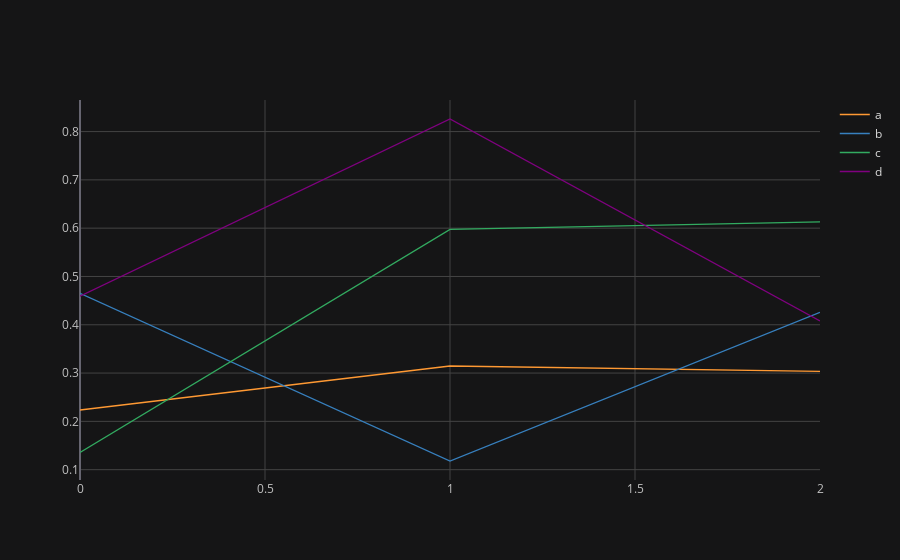

Source (notebook cell):
### Code cell
df.iplot()

### Figure 1 — Plotly figure (JSON) as saved in the notebook; plotly's stock layout.template omitted (floating-point values rounded to 4 significant figures)
{"data": [{"line": {"color": "rgba(255, 153, 51, 1.0)", "dash": "solid", "shape": "linear", "width": 1.3}, "mode": "lines", "name": "a", "text": "", "type": "scatter", "x": [0, 1, 2], "y": [0.2235, 0.3147, 0.3035]}, {"line": {"color": "rgba(55, 128, 191, 1.0)", "dash": "solid", "shape": "linear", "width": 1.3}, "mode": "lines", "name": "b", "text": "", "type": "scatter", "x": [0, 1, 2], "y": [0.4651, 0.1179, 0.4256]}, {"line": {"color": "rgba(50, 171, 96, 1.0)", "dash": "solid", "shape": "linear", "width": 1.3}, "mode": "lines", "name": "c", "text": "", "type": "scatter", "x": [0, 1, 2], "y": [0.1357, 0.5973, 0.6128]}, {"line": {"color": "rgba(128, 0, 128, 1.0)", "dash": "solid", "shape": "linear", "width": 1.3}, "mode": "lines", "name": "d", "text": "", "type": "scatter", "x": [0, 1, 2], "y": [0.4592, 0.826, 0.408]}], "layout": {"legend": {"bgcolor": "#151516", "font": {"color": "#D9D9D9"}}, "paper_bgcolor": "#151516", "plot_bgcolor": "#151516", "title": {"font": {"color": "#D9D9D9"}}, "xaxis": {"gridcolor": "#434343", "showgrid": true, "tickfont": {"color": "#C2C2C2"}, "title": {"font": {"color": "#D9D9D9"}, "text": ""}, "zerolinecolor": "#666570"}, "yaxis": {"gridcolor": "#434343", "showgrid": true, "tickfont": {"color": "#C2C2C2"}, "title": {"font": {"color": "#D9D9D9"}, "text": ""}, "zerolinecolor": "#666570"}}}
